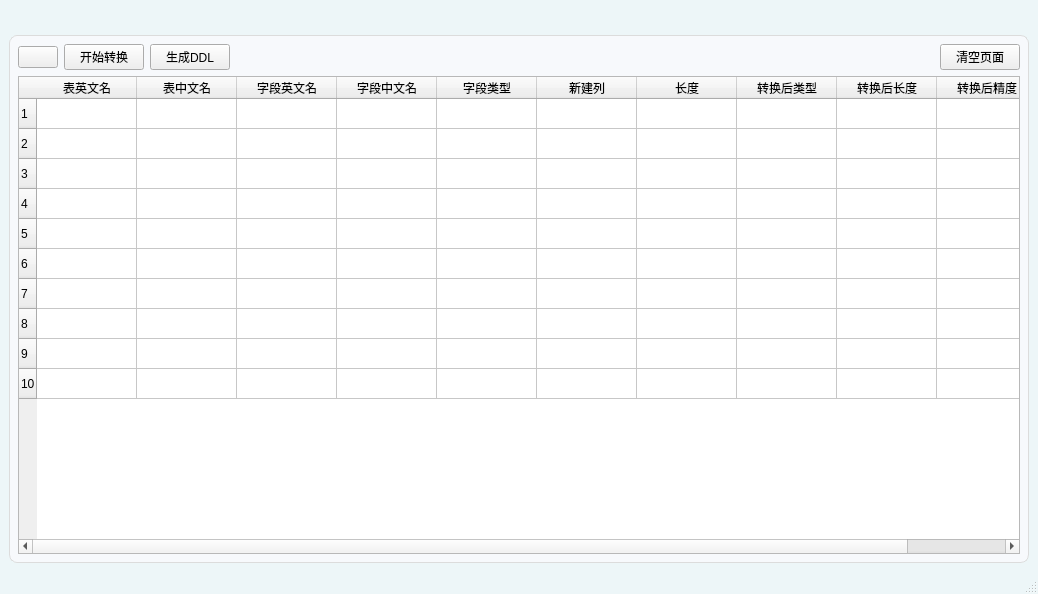
<?xml version="1.0" encoding="UTF-8"?>
<ui version="4.0">
 <class>MainWindow</class>
 <widget class="QMainWindow" name="MainWindow">
  <property name="geometry">
   <rect>
    <x>0</x>
    <y>0</y>
    <width>1038</width>
    <height>594</height>
   </rect>
  </property>
  <property name="windowTitle">
   <string>转换</string>
  </property>
  <property name="styleSheet">
   <string notr="true">QMainWindow {
     background-color: rgb(237, 246, 248); /* rgb(240, 244, 249)(237, 246, 248) */
 }</string>
  </property>
  <widget class="QWidget" name="centralwidget">
   <layout class="QVBoxLayout" name="verticalLayout">
    <item>
     <layout class="QHBoxLayout" name="horizontalLayout">
      <item>
       <widget class="Pivot" name="Pivot">
        <property name="items_" stdset="0">
         <string>Item1,开始转换
Item2,转换配置</string>
        </property>
       </widget>
      </item>
      <item>
       <spacer name="horizontalSpacer">
        <property name="orientation">
         <enum>Qt::Horizontal</enum>
        </property>
        <property name="sizeHint" stdset="0">
         <size>
          <width>40</width>
          <height>20</height>
         </size>
        </property>
       </spacer>
      </item>
     </layout>
    </item>
    <item>
     <widget class="QStackedWidget" name="stackedWidget">
      <property name="styleSheet">
       <string notr="true">#Item1,#Item2,#tab_sql,#tab_db,#tab_settings {
  background-color: rgb(247, 249, 252); /* rgb(237, 246, 248) */
  border: 1px solid rgb(220, 220, 220); /* 边框宽度、样式和颜色 */
  border-radius: 8px; /*圆角度*/
 }</string>
      </property>
      <property name="currentIndex">
       <number>0</number>
      </property>
      <widget class="QWidget" name="Item1">
       <layout class="QVBoxLayout" name="verticalLayout_2">
        <item>
         <layout class="QHBoxLayout" name="horizontalLayout_2">
          <item>
           <widget class="ComboBox" name="cbb_setting">
            <property name="items_" stdset="0">
             <string>--选择配置文件--
配置1
配置2</string>
            </property>
           </widget>
          </item>
          <item>
           <widget class="PushButton" name="PushButton_2">
            <property name="text">
             <string>开始转换</string>
            </property>
           </widget>
          </item>
          <item>
           <widget class="PushButton" name="PushButton_3">
            <property name="text">
             <string>生成DDL</string>
            </property>
           </widget>
          </item>
          <item>
           <spacer name="horizontalSpacer_2">
            <property name="orientation">
             <enum>Qt::Horizontal</enum>
            </property>
            <property name="sizeHint" stdset="0">
             <size>
              <width>40</width>
              <height>20</height>
             </size>
            </property>
           </spacer>
          </item>
          <item>
           <widget class="PushButton" name="PushButton">
            <property name="text">
             <string>清空页面</string>
            </property>
           </widget>
          </item>
         </layout>
        </item>
        <item>
         <layout class="QHBoxLayout" name="horizontalLayout_3">
          <item>
           <widget class="TableWidget" name="TableWidget">
            <property name="rowCount">
             <number>10</number>
            </property>
            <row/>
            <row/>
            <row/>
            <row/>
            <row/>
            <row/>
            <row/>
            <row/>
            <row/>
            <row/>
            <column>
             <property name="text">
              <string>表英文名</string>
             </property>
            </column>
            <column>
             <property name="text">
              <string>表中文名</string>
             </property>
            </column>
            <column>
             <property name="text">
              <string>字段英文名</string>
             </property>
            </column>
            <column>
             <property name="text">
              <string>字段中文名</string>
             </property>
            </column>
            <column>
             <property name="text">
              <string>字段类型</string>
             </property>
            </column>
            <column>
             <property name="text">
              <string>新建列</string>
             </property>
            </column>
            <column>
             <property name="text">
              <string>长度</string>
             </property>
            </column>
            <column>
             <property name="text">
              <string>转换后类型</string>
             </property>
            </column>
            <column>
             <property name="text">
              <string>转换后长度</string>
             </property>
            </column>
            <column>
             <property name="text">
              <string>转换后精度</string>
             </property>
            </column>
           </widget>
          </item>
         </layout>
        </item>
       </layout>
      </widget>
      <widget class="QWidget" name="Item2">
       <property name="styleSheet">
        <string notr="true">#widget_setting_left,#widget_setting_right {
  background-color: rgb(241, 243, 246); /* rgb(237, 246, 248) */
  border: 1px solid rgb(220, 220, 220); /* 边框宽度、样式和颜色 */
  border-radius: 8px; /*圆角度*/
 }</string>
       </property>
       <layout class="QHBoxLayout" name="horizontalLayout_6" stretch="1,4">
        <item>
         <widget class="QWidget" name="widget_setting_left" native="true">
          <property name="styleSheet">
           <string notr="true"/>
          </property>
          <layout class="QVBoxLayout" name="verticalLayout_3">
           <item>
            <layout class="QHBoxLayout" name="horizontalLayout_4">
             <item>
              <widget class="PushButton" name="btn_add_setting">
               <property name="text">
                <string>新增</string>
               </property>
              </widget>
             </item>
             <item>
              <widget class="PushButton" name="btn_del_setting">
               <property name="text">
                <string>删除</string>
               </property>
              </widget>
             </item>
             <item>
              <spacer name="horizontalSpacer_4">
               <property name="orientation">
                <enum>Qt::Horizontal</enum>
               </property>
               <property name="sizeHint" stdset="0">
                <size>
                 <width>40</width>
                 <height>20</height>
                </size>
               </property>
              </spacer>
             </item>
            </layout>
           </item>
           <item>
            <widget class="ListWidget" name="lsw_setting">
             <property name="styleSheet">
              <string notr="true">ListView,
ListWidget {
    background: transparent;
    background-color: rgb(255, 255, 255);
    outline: none;
    border: none;
    /* font: 13px 'Segoe UI', 'Microsoft YaHei'; */
    selection-background-color: transparent;
    alternate-background-color: transparent;
    padding-left: 4px;
    padding-right: 4px;
}

ListView::item,
ListWidget::item {
    background: transparent;
    border: 1px;
    padding-left: 11px;
    padding-right: 11px;
    height: 35px;
}


ListView::indicator,
ListWidget::indicator {
    width: 18px;
    height: 18px;
    border-radius: 5px;
    border: none;
    background-color: transparent;
    margin-right: 4px;
}

</string>
             </property>
             <item>
              <property name="text">
               <string>配置1</string>
              </property>
             </item>
             <item>
              <property name="text">
               <string>配置2</string>
              </property>
             </item>
            </widget>
           </item>
          </layout>
         </widget>
        </item>
        <item>
         <widget class="QWidget" name="widget_setting_right" native="true">
          <layout class="QVBoxLayout" name="verticalLayout_4">
           <item>
            <layout class="QHBoxLayout" name="horizontalLayout_5">
             <item>
              <widget class="PushButton" name="btn_save_setting">
               <property name="text">
                <string>保存</string>
               </property>
              </widget>
             </item>
             <item>
              <spacer name="horizontalSpacer_3">
               <property name="orientation">
                <enum>Qt::Horizontal</enum>
               </property>
               <property name="sizeHint" stdset="0">
                <size>
                 <width>40</width>
                 <height>20</height>
                </size>
               </property>
              </spacer>
             </item>
            </layout>
           </item>
           <item>
            <widget class="TableWidget" name="tbw_setting">
             <property name="styleSheet">
              <string notr="true">QTableView {
    background: transparent;
    outline: none;
    border: none;
    /* font: 13px 'Segoe UI', 'Microsoft YaHei'; */
    selection-background-color: transparent;
    alternate-background-color: transparent;
}

QTableView[isBorderVisible=true] {
    border: 1px solid rgba(0, 0, 0, 15);
}

QTableView::item {
    background: transparent;
    border: 0px;
    padding-left: 16px;
    padding-right: 16px;
    height: 35px;
}


QTableView::indicator {
    width: 18px;
    height: 18px;
    border-radius: 5px;
    border: none;
    background-color: transparent;
}


QHeaderView {
    background-color: transparent;
}

QHeaderView::section {
    background-color: transparent;
    color: rgb(96, 96, 96);
    padding-left: 5px;
    padding-right: 5px;
    border: 1px solid rgba(0, 0, 0, 15);
    font: 13px 'Segoe UI', 'Microsoft YaHei', 'PingFang SC';
}

QHeaderView::section:horizontal {
    border-left: none;
    height: 33px;
}

QTableView[isBorderVisible=true] QHeaderView::section:horizontal {
    border-top: none;
}

QHeaderView::section:horizontal:last {
    border-right: none;
}

QHeaderView::section:vertical {
    border-top: none;
}

QHeaderView::section:checked {
    background-color: transparent;
}

QHeaderView::down-arrow {
    subcontrol-origin: padding;
    subcontrol-position: center right;
    margin-right: 6px;
    image: url(:/qfluentwidgets/images/table_view/Down_black.svg);
}

QHeaderView::up-arrow {
    subcontrol-origin: padding;
    subcontrol-position: center right;
    margin-right: 6px;
    image: url(:/qfluentwidgets/images/table_view/Up_black.svg);
}

QTableCornerButton::section {
    background-color: transparent;
    border: 1px solid rgba(0, 0, 0, 15);
}

QTableCornerButton::section:pressed {
    background-color: rgba(0, 0, 0, 12);
}

ListView,
ListWidget {
    background: transparent;
    background-color: rgb(255, 255, 255);
    outline: none;
    border: none;
    /* font: 13px 'Segoe UI', 'Microsoft YaHei'; */
    selection-background-color: transparent;
    alternate-background-color: transparent;
    padding-left: 4px;
    padding-right: 4px;
}

ListView::item,
ListWidget::item {
    background: transparent;
    border: 1px;
    padding-left: 11px;
    padding-right: 11px;
    height: 35px;
}


ListView::indicator,
ListWidget::indicator {
    width: 18px;
    height: 18px;
    border-radius: 5px;
    border: none;
    background-color: transparent;
    margin-right: 4px;
}

</string>
             </property>
             <property name="rowCount">
              <number>50</number>
             </property>
             <row/>
             <row/>
             <row/>
             <row/>
             <row/>
             <row/>
             <row/>
             <row/>
             <row/>
             <row/>
             <row/>
             <row/>
             <row/>
             <row/>
             <row/>
             <row/>
             <row/>
             <row/>
             <row/>
             <row/>
             <row/>
             <row/>
             <row/>
             <row/>
             <row/>
             <row/>
             <row/>
             <row/>
             <row/>
             <row/>
             <row/>
             <row/>
             <row/>
             <row/>
             <row/>
             <row/>
             <row/>
             <row/>
             <row/>
             <row/>
             <row/>
             <row/>
             <row/>
             <row/>
             <row/>
             <row/>
             <row/>
             <row/>
             <row/>
             <row/>
             <column>
              <property name="text">
               <string>源类型</string>
              </property>
             </column>
             <column>
              <property name="text">
               <string>目标类型</string>
              </property>
             </column>
             <column>
              <property name="text">
               <string>长度转换规则</string>
              </property>
             </column>
             <column>
              <property name="text">
               <string>长度转换值</string>
              </property>
             </column>
             <column>
              <property name="text">
               <string>精度转换规则</string>
              </property>
             </column>
             <column>
              <property name="text">
               <string>精度转换值</string>
              </property>
             </column>
            </widget>
           </item>
          </layout>
         </widget>
        </item>
       </layout>
      </widget>
     </widget>
    </item>
   </layout>
  </widget>
  <widget class="QMenuBar" name="menubar">
   <property name="geometry">
    <rect>
     <x>0</x>
     <y>0</y>
     <width>1038</width>
     <height>30</height>
    </rect>
   </property>
  </widget>
  <widget class="QStatusBar" name="statusbar"/>
 </widget>
 <customwidgets>
  <customwidget>
   <class>ComboBox</class>
   <extends>QPushButton</extends>
   <header>qfluentwidgets</header>
  </customwidget>
  <customwidget>
   <class>PushButton</class>
   <extends>QPushButton</extends>
   <header>qfluentwidgets</header>
  </customwidget>
  <customwidget>
   <class>Pivot</class>
   <extends>QWidget</extends>
   <header>qfluentwidgets</header>
  </customwidget>
  <customwidget>
   <class>ListWidget</class>
   <extends>QListWidget</extends>
   <header>qfluentwidgets</header>
  </customwidget>
  <customwidget>
   <class>TableWidget</class>
   <extends>QTableWidget</extends>
   <header>qfluentwidgets</header>
  </customwidget>
 </customwidgets>
 <resources/>
 <connections/>
</ui>
